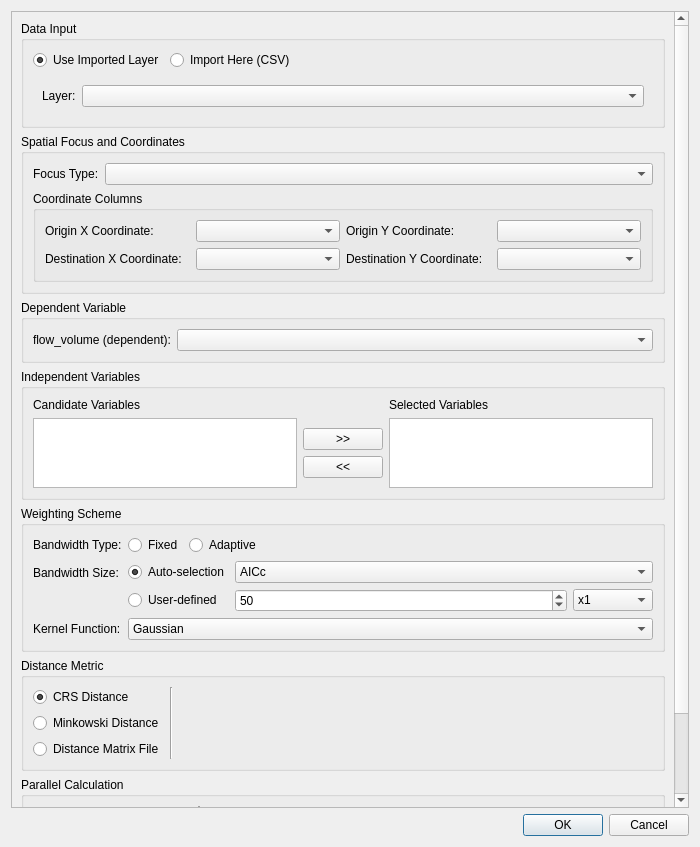
<?xml version="1.0" encoding="UTF-8"?>
<ui version="4.0">
 <class>GwmSWIMOptionsDialog</class>
 <widget class="QDialog" name="GwmSWIMOptionsDialog">
  <property name="geometry">
   <rect>
    <x>0</x>
    <y>0</y>
    <width>700</width>
    <height>847</height>
   </rect>
  </property>
  <property name="windowTitle">
   <string>SWIM Configure</string>
  </property>
  <layout class="QVBoxLayout" name="verticalLayout">
   <item>
    <widget class="QScrollArea" name="scrollArea">
     <property name="widgetResizable">
      <bool>true</bool>
     </property>
     <widget class="QWidget" name="scrollAreaWidgetContents">
      <property name="geometry">
       <rect>
        <x>0</x>
        <y>0</y>
        <width>680</width>
        <height>798</height>
       </rect>
      </property>
      <layout class="QVBoxLayout" name="verticalLayout_2">
       <item>
        <widget class="QGroupBox" name="groupBox_DataInput">
         <property name="title">
          <string>Data Input</string>
         </property>
         <layout class="QVBoxLayout" name="verticalLayout_DataInput">
          <item>
           <layout class="QHBoxLayout" name="horizontalLayout_DataSourceType">
            <item>
             <widget class="QRadioButton" name="mUseImportedLayerRadio">
              <property name="text">
               <string>Use Imported Layer</string>
              </property>
              <property name="checked">
               <bool>true</bool>
              </property>
             </widget>
            </item>
            <item>
             <widget class="QRadioButton" name="mUseCsvFileRadio">
              <property name="text">
               <string>Import Here (CSV)</string>
              </property>
             </widget>
            </item>
            <item>
             <spacer name="horizontalSpacer_DataSourceType">
              <property name="orientation">
               <enum>Qt::Horizontal</enum>
              </property>
              <property name="sizeHint" stdset="0">
               <size>
                <width>40</width>
                <height>20</height>
               </size>
              </property>
             </spacer>
            </item>
           </layout>
          </item>
          <item>
           <widget class="QStackedWidget" name="mDataInputStack">
            <property name="currentIndex">
             <number>0</number>
            </property>
            <widget class="QWidget" name="pageImportedLayer">
             <layout class="QFormLayout" name="formLayout_ImportedLayer">
              <item row="0" column="0">
               <widget class="QLabel" name="label_ImportedLayer">
                <property name="text">
                 <string>Layer:</string>
                </property>
               </widget>
              </item>
              <item row="0" column="1">
               <widget class="QComboBox" name="mLayerComboBox"/>
              </item>
             </layout>
            </widget>
            <widget class="QWidget" name="pageCsvFile">
             <layout class="QFormLayout" name="formLayout_CSV">
              <item row="0" column="0">
               <widget class="QLabel" name="label_CSV">
                <property name="text">
                 <string>CSV File Path:</string>
                </property>
               </widget>
              </item>
              <item row="0" column="1">
               <layout class="QHBoxLayout" name="horizontalLayout_CSV">
                <item>
                 <widget class="QLineEdit" name="mCsvFilePathEdit"/>
                </item>
                <item>
                 <widget class="QPushButton" name="mCsvFileOpenBtn">
                  <property name="text">
                   <string>Browse...</string>
                  </property>
                 </widget>
                </item>
               </layout>
              </item>
             </layout>
            </widget>
           </widget>
          </item>
         </layout>
        </widget>
       </item>
       <item>
        <widget class="QGroupBox" name="groupBox_Mode">
         <property name="title">
          <string>Spatial Focus and Coordinates</string>
         </property>
         <layout class="QVBoxLayout" name="verticalLayout_Mode">
          <item>
           <layout class="QFormLayout" name="formLayout_Mode">
            <item row="0" column="0">
             <widget class="QLabel" name="label_Mode">
              <property name="text">
               <string>Focus Type:</string>
              </property>
             </widget>
            </item>
            <item row="0" column="1">
             <widget class="QComboBox" name="mSwimModeComboBox"/>
            </item>
           </layout>
          </item>
          <item>
           <widget class="QGroupBox" name="groupBox_Coordinates">
            <property name="title">
             <string>Coordinate Columns</string>
            </property>
            <layout class="QGridLayout" name="gridLayout_Coordinates">
             <item row="0" column="0">
              <widget class="QLabel" name="label_OriginX">
               <property name="text">
                <string>Origin X Coordinate:</string>
               </property>
              </widget>
             </item>
             <item row="0" column="1">
              <widget class="QComboBox" name="cbOriginXField"/>
             </item>
             <item row="0" column="2">
              <widget class="QLabel" name="label_OriginY">
               <property name="text">
                <string>Origin Y Coordinate:</string>
               </property>
              </widget>
             </item>
             <item row="0" column="3">
              <widget class="QComboBox" name="cbOriginYField"/>
             </item>
             <item row="1" column="0">
              <widget class="QLabel" name="label_DestX">
               <property name="text">
                <string>Destination X Coordinate:</string>
               </property>
              </widget>
             </item>
             <item row="1" column="1">
              <widget class="QComboBox" name="cbDestXField"/>
             </item>
             <item row="1" column="2">
              <widget class="QLabel" name="label_DestY">
               <property name="text">
                <string>Destination Y Coordinate:</string>
               </property>
              </widget>
             </item>
             <item row="1" column="3">
              <widget class="QComboBox" name="cbDestYField"/>
             </item>
            </layout>
           </widget>
          </item>
         </layout>
        </widget>
       </item>
       <item>
        <widget class="QGroupBox" name="groupBox_FieldMapping">
         <property name="title">
          <string>Dependent Variable</string>
         </property>
         <layout class="QFormLayout" name="formLayout_FieldMapping">
          <item row="0" column="0">
           <widget class="QLabel" name="label_FlowVolumeField">
            <property name="text">
             <string>flow_volume (dependent):</string>
            </property>
           </widget>
          </item>
          <item row="0" column="1">
           <widget class="QComboBox" name="cbFlowVolumeField"/>
          </item>
         </layout>
        </widget>
       </item>
       <item>
        <widget class="QGroupBox" name="groupBox_Independent">
         <property name="title">
          <string>Independent Variables</string>
         </property>
         <layout class="QGridLayout" name="gridLayout_Independent">
          <item row="0" column="0">
           <widget class="QLabel" name="label_CandidateVars">
            <property name="text">
             <string>Candidate Variables</string>
            </property>
           </widget>
          </item>
          <item row="0" column="2">
           <widget class="QLabel" name="label_SelectedVars">
            <property name="text">
             <string>Selected Variables</string>
            </property>
           </widget>
          </item>
          <item row="1" column="0">
           <widget class="QListWidget" name="lwCandidateIndepVars">
            <property name="selectionMode">
             <enum>QAbstractItemView::ExtendedSelection</enum>
            </property>
           </widget>
          </item>
          <item row="1" column="1">
           <layout class="QVBoxLayout" name="verticalLayout_IndependentButtons">
            <item>
             <spacer name="verticalSpacerIndependentTop">
              <property name="orientation">
               <enum>Qt::Vertical</enum>
              </property>
              <property name="sizeHint" stdset="0">
               <size>
                <width>0</width>
                <height>0</height>
               </size>
              </property>
             </spacer>
            </item>
            <item>
             <widget class="QPushButton" name="btnAddIndependentVar">
              <property name="text">
               <string>&gt;&gt;</string>
              </property>
             </widget>
            </item>
            <item>
             <widget class="QPushButton" name="btnRemoveIndependentVar">
              <property name="text">
               <string>&lt;&lt;</string>
              </property>
             </widget>
            </item>
            <item>
             <spacer name="verticalSpacerIndependentBottom">
              <property name="orientation">
               <enum>Qt::Vertical</enum>
              </property>
              <property name="sizeHint" stdset="0">
               <size>
                <width>0</width>
                <height>0</height>
               </size>
              </property>
             </spacer>
            </item>
           </layout>
          </item>
          <item row="1" column="2">
           <widget class="QListWidget" name="lwSelectedIndepVars">
            <property name="selectionMode">
             <enum>QAbstractItemView::ExtendedSelection</enum>
            </property>
           </widget>
          </item>
         </layout>
        </widget>
       </item>
       <item>
        <widget class="QGroupBox" name="groupBox_Weight">
         <property name="title">
          <string>Weighting Scheme</string>
         </property>
         <layout class="QFormLayout" name="formLayout_Weight">
          <item row="0" column="0">
           <widget class="QLabel" name="label_BwType">
            <property name="text">
             <string>Bandwidth Type:</string>
            </property>
           </widget>
          </item>
          <item row="0" column="1">
           <layout class="QHBoxLayout" name="horizontalLayout_BwType">
            <item>
             <widget class="QRadioButton" name="mBwTypeFixedRadio">
              <property name="text">
               <string>Fixed</string>
              </property>
             </widget>
            </item>
            <item>
             <widget class="QRadioButton" name="mBwTypeAdaptiveRadio">
              <property name="text">
               <string>Adaptive</string>
              </property>
              <property name="checked">
               <bool>true</bool>
              </property>
             </widget>
            </item>
            <item>
             <spacer name="horizontalSpacer_BwType">
              <property name="orientation">
               <enum>Qt::Horizontal</enum>
              </property>
              <property name="sizeHint" stdset="0">
               <size>
                <width>40</width>
                <height>20</height>
               </size>
              </property>
             </spacer>
            </item>
           </layout>
          </item>
          <item row="1" column="0">
           <widget class="QLabel" name="label_BwSize">
            <property name="text">
             <string>Bandwidth Size:</string>
            </property>
           </widget>
          </item>
          <item row="1" column="1">
           <layout class="QGridLayout" name="gridLayout_BwSize">
            <property name="leftMargin">
             <number>0</number>
            </property>
            <item row="0" column="0">
             <widget class="QRadioButton" name="mBwSizeAutomaticRadio">
              <property name="text">
               <string>Auto-selection</string>
              </property>
              <property name="checked">
               <bool>true</bool>
              </property>
             </widget>
            </item>
            <item row="0" column="1">
             <widget class="QComboBox" name="mBwSizeAutomaticApprochCombo">
              <property name="currentIndex">
               <number>1</number>
              </property>
              <item>
               <property name="text">
                <string>CV</string>
               </property>
              </item>
              <item>
               <property name="text">
                <string>AICc</string>
               </property>
              </item>
             </widget>
            </item>
            <item row="1" column="0">
             <widget class="QRadioButton" name="mBwSizeCustomizeRadio">
              <property name="text">
               <string>User-defined</string>
              </property>
             </widget>
            </item>
            <item row="1" column="1">
             <widget class="QStackedWidget" name="mBwSizeSettingStack">
              <property name="currentIndex">
               <number>0</number>
              </property>
              <widget class="QWidget" name="pageBwAdaptive">
               <layout class="QHBoxLayout" name="horizontalLayout_BwAdaptive">
                <property name="leftMargin">
                 <number>0</number>
                </property>
                <property name="topMargin">
                 <number>0</number>
                </property>
                <property name="rightMargin">
                 <number>0</number>
                </property>
                <property name="bottomMargin">
                 <number>0</number>
                </property>
                <item>
                 <widget class="QSpinBox" name="mBwSizeAdaptiveSize">
                  <property name="minimum">
                   <number>1</number>
                  </property>
                  <property name="maximum">
                   <number>999999</number>
                  </property>
                  <property name="value">
                   <number>50</number>
                  </property>
                 </widget>
                </item>
                <item>
                 <widget class="QComboBox" name="mBwSizeAdaptiveUnit">
                  <property name="maximumSize">
                   <size>
                    <width>80</width>
                    <height>16777215</height>
                   </size>
                  </property>
                  <item>
                   <property name="text">
                    <string>x1</string>
                   </property>
                  </item>
                  <item>
                   <property name="text">
                    <string>x10</string>
                   </property>
                  </item>
                  <item>
                   <property name="text">
                    <string>x100</string>
                   </property>
                  </item>
                  <item>
                   <property name="text">
                    <string>x1000</string>
                   </property>
                  </item>
                 </widget>
                </item>
               </layout>
              </widget>
              <widget class="QWidget" name="pageBwFixed">
               <layout class="QHBoxLayout" name="horizontalLayout_BwFixed">
                <property name="leftMargin">
                 <number>0</number>
                </property>
                <property name="topMargin">
                 <number>0</number>
                </property>
                <property name="rightMargin">
                 <number>0</number>
                </property>
                <property name="bottomMargin">
                 <number>0</number>
                </property>
                <item>
                 <widget class="QDoubleSpinBox" name="mBwSizeFixedSize">
                  <property name="minimum">
                   <double>0.000000000000000</double>
                  </property>
                  <property name="maximum">
                   <double>999999999.000000000000000</double>
                  </property>
                  <property name="value">
                   <double>1000.000000000000000</double>
                  </property>
                 </widget>
                </item>
                <item>
                 <widget class="QComboBox" name="mBwSizeFixedUnit">
                  <property name="maximumSize">
                   <size>
                    <width>80</width>
                    <height>16777215</height>
                   </size>
                  </property>
                  <item>
                   <property name="text">
                    <string>m</string>
                   </property>
                  </item>
                  <item>
                   <property name="text">
                    <string>km</string>
                   </property>
                  </item>
                  <item>
                   <property name="text">
                    <string>mile</string>
                   </property>
                  </item>
                 </widget>
                </item>
               </layout>
              </widget>
             </widget>
            </item>
           </layout>
          </item>
          <item row="2" column="0">
           <widget class="QLabel" name="label_Kernel">
            <property name="text">
             <string>Kernel Function:</string>
            </property>
           </widget>
          </item>
          <item row="2" column="1">
           <widget class="QComboBox" name="mBwKernelFunctionCombo">
            <item>
             <property name="text">
              <string>Gaussian</string>
             </property>
            </item>
            <item>
             <property name="text">
              <string>Exponential</string>
             </property>
            </item>
            <item>
             <property name="text">
              <string>Bisquare</string>
             </property>
            </item>
            <item>
             <property name="text">
              <string>Tricube</string>
             </property>
            </item>
            <item>
             <property name="text">
              <string>Boxcar</string>
             </property>
            </item>
           </widget>
          </item>
         </layout>
        </widget>
       </item>
       <item>
        <widget class="QGroupBox" name="groupBox_Distance">
         <property name="title">
          <string>Distance Metric</string>
         </property>
         <layout class="QHBoxLayout" name="horizontalLayout_Distance">
          <item>
           <layout class="QVBoxLayout" name="verticalLayout_DistType">
            <item>
             <widget class="QRadioButton" name="mDistTypeCRSRadio">
              <property name="text">
               <string>CRS Distance</string>
              </property>
              <property name="checked">
               <bool>true</bool>
              </property>
             </widget>
            </item>
            <item>
             <widget class="QRadioButton" name="mDistTypeMinkowskiRadio">
              <property name="text">
               <string>Minkowski Distance</string>
              </property>
             </widget>
            </item>
            <item>
             <widget class="QRadioButton" name="mDistTypeDmatRadio">
              <property name="text">
               <string>Distance Matrix File</string>
              </property>
             </widget>
            </item>
           </layout>
          </item>
          <item>
           <widget class="Line" name="line_Dist">
            <property name="orientation">
             <enum>Qt::Vertical</enum>
            </property>
           </widget>
          </item>
          <item>
           <widget class="QStackedWidget" name="mDistParamSettingStack">
            <property name="currentIndex">
             <number>0</number>
            </property>
            <widget class="QWidget" name="pageCRS"/>
            <widget class="QWidget" name="pageMinkowski">
             <layout class="QFormLayout" name="formLayout_Minkowski">
              <property name="leftMargin">
               <number>0</number>
              </property>
              <property name="topMargin">
               <number>0</number>
              </property>
              <property name="rightMargin">
               <number>0</number>
              </property>
              <property name="bottomMargin">
               <number>0</number>
              </property>
              <item row="0" column="0">
               <widget class="QLabel" name="label_Theta">
                <property name="text">
                 <string>Theta:</string>
                </property>
               </widget>
              </item>
              <item row="0" column="1">
               <widget class="QDoubleSpinBox" name="mThetaValue">
                <property name="maximum">
                 <double>360.000000000000000</double>
                </property>
                <property name="value">
                 <double>0.000000000000000</double>
                </property>
               </widget>
              </item>
              <item row="1" column="0">
               <widget class="QLabel" name="label_P">
                <property name="text">
                 <string>P:</string>
                </property>
               </widget>
              </item>
              <item row="1" column="1">
               <widget class="QDoubleSpinBox" name="mPValue">
                <property name="minimum">
                 <double>0.100000000000000</double>
                </property>
                <property name="maximum">
                 <double>10.000000000000000</double>
                </property>
                <property name="value">
                 <double>2.000000000000000</double>
                </property>
               </widget>
              </item>
             </layout>
            </widget>
            <widget class="QWidget" name="pageDmat">
             <layout class="QFormLayout" name="formLayout_Dmat">
              <property name="leftMargin">
               <number>0</number>
              </property>
              <property name="topMargin">
               <number>0</number>
              </property>
              <property name="rightMargin">
               <number>0</number>
              </property>
              <property name="bottomMargin">
               <number>0</number>
              </property>
              <item row="0" column="0">
               <widget class="QLabel" name="label_DmatFile">
                <property name="text">
                 <string>Distance Matrix File:</string>
                </property>
               </widget>
              </item>
              <item row="0" column="1">
               <layout class="QHBoxLayout" name="horizontalLayout_Dmat">
                <property name="leftMargin">
                 <number>0</number>
                </property>
                <property name="rightMargin">
                 <number>0</number>
                </property>
                <item>
                 <widget class="QLineEdit" name="mDistMatrixFileNameEdit"/>
                </item>
                <item>
                 <widget class="QPushButton" name="mDistMatrixFileOpenBtn">
                  <property name="text">
                   <string>Browse...</string>
                  </property>
                 </widget>
                </item>
               </layout>
              </item>
             </layout>
            </widget>
           </widget>
          </item>
         </layout>
        </widget>
       </item>
       <item>
        <widget class="QGroupBox" name="mCalcParallelGroup">
         <property name="title">
          <string>Parallel Calculation</string>
         </property>
         <layout class="QHBoxLayout" name="horizontalLayout_Parallel">
          <item>
           <layout class="QVBoxLayout" name="verticalLayout_Parallel">
            <item>
             <widget class="QRadioButton" name="mCalcParallelNoneRadio">
              <property name="text">
               <string>None (Serial)</string>
              </property>
              <property name="checked">
               <bool>true</bool>
              </property>
             </widget>
            </item>
            <item>
             <widget class="QRadioButton" name="mCalcParallelMultithreadRadio">
              <property name="text">
               <string>OpenMP (Multithreading)</string>
              </property>
             </widget>
            </item>
            <item>
             <widget class="QRadioButton" name="mCalcParallelGPURadio">
              <property name="text">
               <string>GPU</string>
              </property>
             </widget>
            </item>
           </layout>
          </item>
          <item>
           <widget class="Line" name="line_Parallel">
            <property name="orientation">
             <enum>Qt::Vertical</enum>
            </property>
           </widget>
          </item>
          <item>
           <widget class="QStackedWidget" name="stackedWidget">
            <property name="currentIndex">
             <number>0</number>
            </property>
            <widget class="QWidget" name="parallelPageNone">
             <layout class="QVBoxLayout" name="verticalLayout_None">
              <item>
               <spacer name="verticalSpacerNone">
                <property name="orientation">
                 <enum>Qt::Vertical</enum>
                </property>
                <property name="sizeHint" stdset="0">
                 <size>
                  <width>20</width>
                  <height>40</height>
                 </size>
                </property>
               </spacer>
              </item>
             </layout>
            </widget>
            <widget class="QWidget" name="parallelPageThreads">
             <layout class="QFormLayout" name="formLayout_Threads">
              <property name="leftMargin">
               <number>0</number>
              </property>
              <property name="topMargin">
               <number>0</number>
              </property>
              <property name="rightMargin">
               <number>0</number>
              </property>
              <property name="bottomMargin">
               <number>0</number>
              </property>
              <item row="0" column="0">
               <widget class="QLabel" name="label_ThreadNum">
                <property name="text">
                 <string>Thread Number:</string>
                </property>
               </widget>
              </item>
              <item row="0" column="1">
               <widget class="QSpinBox" name="mThreadNum">
                <property name="enabled">
                 <bool>false</bool>
                </property>
                <property name="minimum">
                 <number>1</number>
                </property>
                <property name="maximum">
                 <number>64</number>
                </property>
                <property name="value">
                 <number>4</number>
                </property>
               </widget>
              </item>
             </layout>
            </widget>
            <widget class="QWidget" name="parallelPageGpu">
             <layout class="QVBoxLayout" name="verticalLayout_Gpu">
              <item>
               <widget class="QLabel" name="label_GpuPlaceholder">
                <property name="text">
                 <string>GPU execution is not available.</string>
                </property>
                <property name="alignment">
                 <set>Qt::AlignCenter</set>
                </property>
               </widget>
              </item>
             </layout>
            </widget>
           </widget>
          </item>
         </layout>
        </widget>
       </item>
      </layout>
     </widget>
    </widget>
   </item>
   <item>
    <widget class="QDialogButtonBox" name="buttonBox">
     <property name="orientation">
      <enum>Qt::Horizontal</enum>
     </property>
     <property name="standardButtons">
      <set>QDialogButtonBox::Cancel|QDialogButtonBox::Ok</set>
     </property>
    </widget>
   </item>
  </layout>
 </widget>
 <resources/>
 <connections>
  <connection>
   <sender>buttonBox</sender>
   <signal>accepted()</signal>
   <receiver>GwmSWIMOptionsDialog</receiver>
   <slot>accept()</slot>
   <hints>
    <hint type="sourcelabel">
     <x>248</x>
     <y>254</y>
    </hint>
    <hint type="destinationlabel">
     <x>157</x>
     <y>274</y>
    </hint>
   </hints>
  </connection>
  <connection>
   <sender>buttonBox</sender>
   <signal>rejected()</signal>
   <receiver>GwmSWIMOptionsDialog</receiver>
   <slot>reject()</slot>
   <hints>
    <hint type="sourcelabel">
     <x>316</x>
     <y>260</y>
    </hint>
    <hint type="destinationlabel">
     <x>286</x>
     <y>274</y>
    </hint>
   </hints>
  </connection>
 </connections>
</ui>
